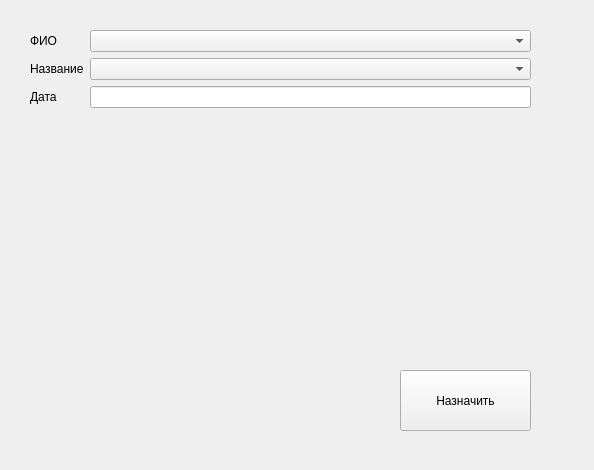
<?xml version="1.0" encoding="UTF-8"?>
<ui version="4.0">
 <class>AssignAllowance</class>
 <widget class="QWidget" name="AssignAllowance">
  <property name="geometry">
   <rect>
    <x>0</x>
    <y>0</y>
    <width>594</width>
    <height>470</height>
   </rect>
  </property>
  <property name="windowTitle">
   <string>Form</string>
  </property>
  <widget class="QPushButton" name="pushButton">
   <property name="geometry">
    <rect>
     <x>400</x>
     <y>370</y>
     <width>131</width>
     <height>61</height>
    </rect>
   </property>
   <property name="text">
    <string>Назначить</string>
   </property>
  </widget>
  <widget class="QWidget" name="formLayoutWidget">
   <property name="geometry">
    <rect>
     <x>30</x>
     <y>30</y>
     <width>501</width>
     <height>321</height>
    </rect>
   </property>
   <layout class="QFormLayout" name="formLayout">
    <item row="0" column="0">
     <widget class="QLabel" name="label">
      <property name="text">
       <string>ФИО</string>
      </property>
     </widget>
    </item>
    <item row="1" column="0">
     <widget class="QLabel" name="label_2">
      <property name="text">
       <string>Название</string>
      </property>
     </widget>
    </item>
    <item row="0" column="1">
     <widget class="QComboBox" name="FIO"/>
    </item>
    <item row="1" column="1">
     <widget class="QComboBox" name="Allowance"/>
    </item>
    <item row="2" column="0">
     <widget class="QLabel" name="label_3">
      <property name="text">
       <string>Дата</string>
      </property>
     </widget>
    </item>
    <item row="2" column="1">
     <widget class="QLineEdit" name="Date"/>
    </item>
   </layout>
  </widget>
 </widget>
 <resources/>
 <connections/>
</ui>
